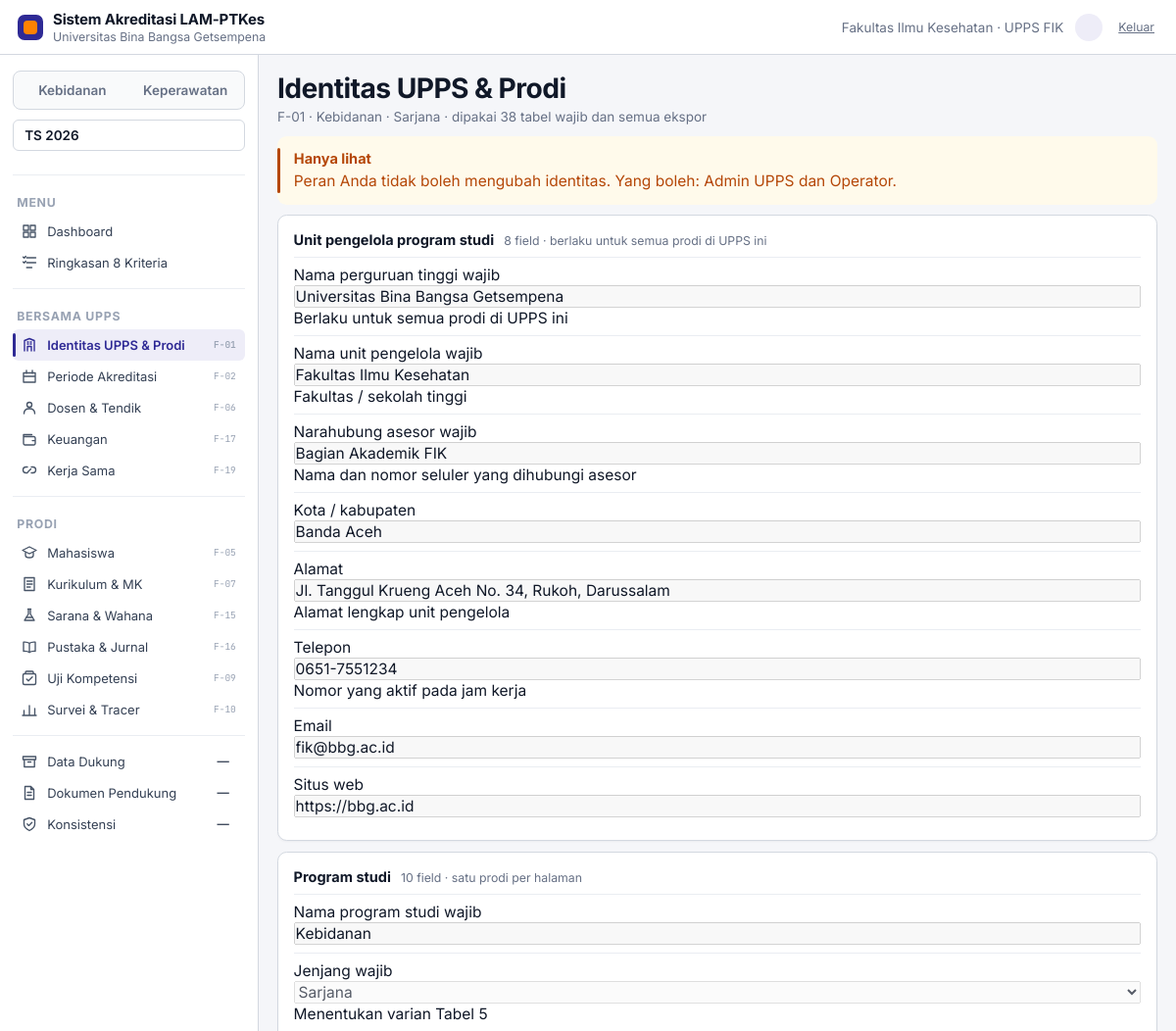
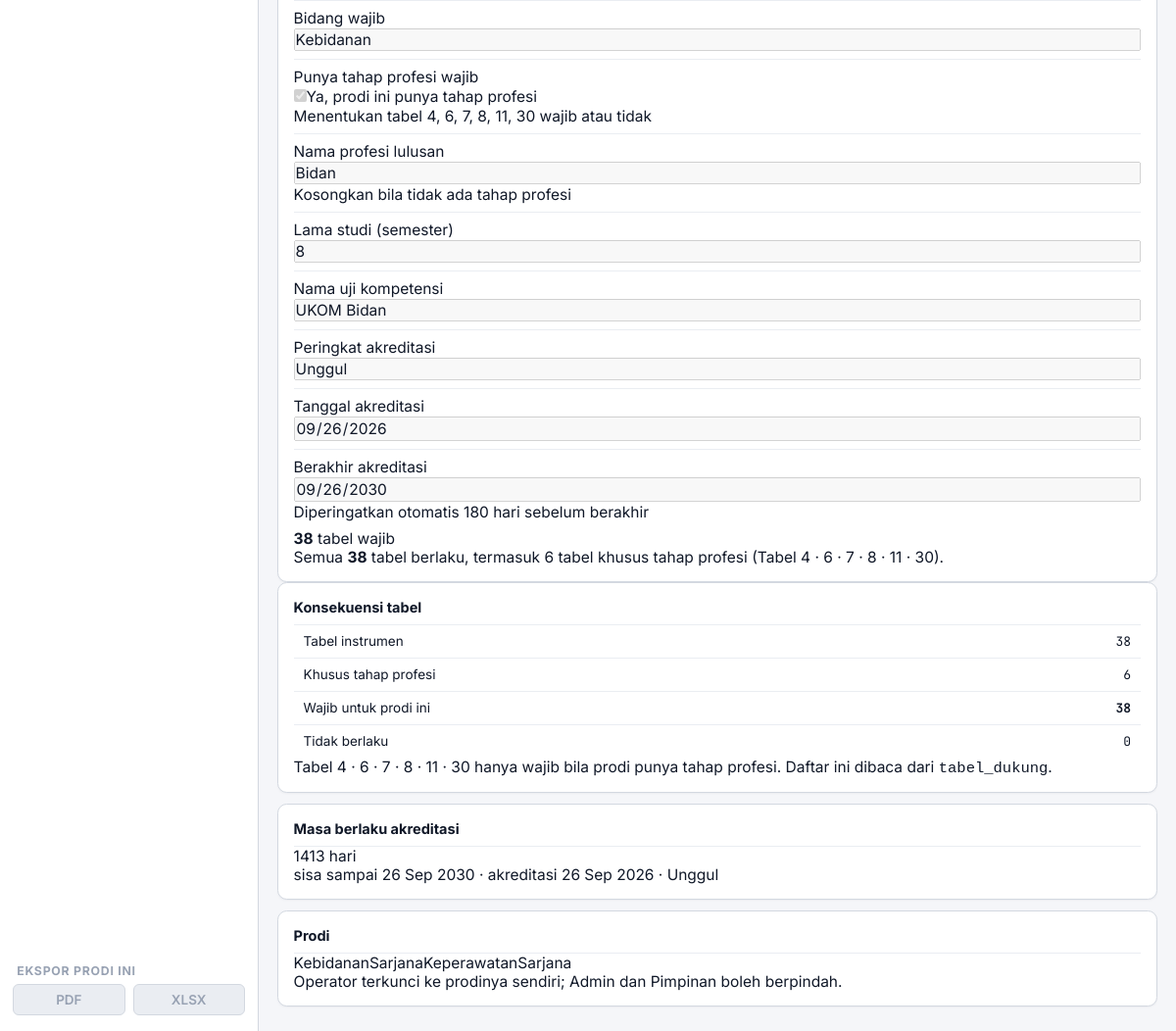
/modul/identitas/index.php, run on the app's committed database (2 pictures, top to bottom).
### tables this page shows
CREATE TABLE prodi (
  id                     INT UNSIGNED NOT NULL AUTO_INCREMENT,
  upps_id                INT UNSIGNED NOT NULL,
  nama_ps                VARCHAR(120) NOT NULL,
  jenjang                ENUM('D-III','Sarjana','Profesi','Sarjana Terapan','Magister','Spesialis') NOT NULL,
  bidang                 VARCHAR(80)  NOT NULL,
  punya_tahap_profesi    TINYINT(1)   NOT NULL DEFAULT 0,
  nama_profesi_lulusan   VARCHAR(80)  NULL,
  lama_studi_semester    TINYINT UNSIGNED NULL,
  nama_uji_kompetensi    VARCHAR(120) NULL,
  peringkat_akreditasi   VARCHAR(40)  NULL,
  tgl_akreditasi         DATE NULL,
  tgl_berakhir_akreditasi DATE NULL,
  aktif                  TINYINT(1) NOT NULL DEFAULT 1,
  dibuat                 DATETIME NOT NULL DEFAULT CURRENT_TIMESTAMP,
  diubah                 DATETIME NOT NULL DEFAULT CURRENT_TIMESTAMP ON UPDATE CURRENT_TIMESTAMP,
  PRIMARY KEY (id),
  UNIQUE KEY uq_prodi_nama (upps_id, nama_ps),
  CONSTRAINT fk_prodi_upps FOREIGN KEY (upps_id) REFERENCES upps(id)
);

CREATE TABLE upps (
  id            INT UNSIGNED NOT NULL AUTO_INCREMENT,
  nama_pt       VARCHAR(160) NOT NULL,
  nama_upps     VARCHAR(160) NOT NULL,
  alamat        VARCHAR(255) NULL,
  kota          VARCHAR(80)  NULL,
  telepon       VARCHAR(40)  NULL,
  email         VARCHAR(120) NULL,
  website       VARCHAR(120) NULL,
  narahubung    VARCHAR(120) NULL,
  dibuat        DATETIME NOT NULL DEFAULT CURRENT_TIMESTAMP,
  diubah        DATETIME NOT NULL DEFAULT CURRENT_TIMESTAMP ON UPDATE CURRENT_TIMESTAMP,
  PRIMARY KEY (id)
);

### web/modul/identitas/index.php (the view, shortened to what the rows shown need)
<?php
require_once __DIR__ . '/../../system/layout.php';
require_once __DIR__ . '/../../tampilan/kerangka/komponen.php';
require_once __DIR__ . '/bantu.php';
$P = prodi_terpilih();
$prodiId = (int) $P['id'];
$W = wajib_tabel($prodiId);
$bolehIsi = boleh('ISI');
$daftarProdi = q('SELECT id, nama_ps, jenjang FROM prodi WHERE aktif = 1 ORDER BY nama_ps');
$formUpps = kartu('Unit pengelola program studi',
    '<div class="fld-grid">'
    . implode('', array_map(fn($f) => kendali($f, $P[$f['kunci']] ?? '', $bolehIsi), spec_upps()))
    . '</div>',
    ['catatan' => count(spec_upps()) . ' field · berlaku untuk semua prodi di UPPS ini']);
$formProdi = kartu('Program studi',
    '<div class="fld-grid">'
    . implode('', array_map(fn($f) => kendali($f, $P[$f['kunci']] ?? '', $bolehIsi), spec_prodi()))
    . '</div>'
    . '<div class="kons" aria-live="polite"><div class="kons-angka"><b id="konsJumlah">' . e($W['wajib']) . '</b>'
    . ' tabel wajib</div><div class="kons-teks" id="konsTeks"></div></div>',
    ['catatan' => count(spec_prodi()) . ' field · satu prodi per halaman']);
$aksiSimpan = $bolehIsi
    ? '<div class="id-aksi"><button class="btn btn-primary" type="submit">Simpan identitas</button>'
      . '<span class="fn">Perubahan langsung memengaruhi rekap, label tahun, dan ekspor.</span></div>'
    : '';
$relKonsekuensi = kartu('Konsekuensi tabel',
    '<table class="tbl">'
    . '<tr><td>Tabel instrumen</td><td class="r num">' . e($W['total']) . '</td></tr>'
    . '<tr><td>Khusus tahap profesi</td><td class="r num">' . e(count($W['khusus'])) . '</td></tr>'
    . '<tr><td>Wajib untuk prodi ini</td><td class="r num"><b id="konsJumlah2">' . e($W['wajib']) . '</b></td></tr>'
    . '<tr><td>Tidak berlaku</td><td class="r num" id="konsNa">' . e($W['total'] - $W['wajib']) . '</td></tr>'
    . '</table>'
    . '<p class="fn">Tabel ' . e(implode(' · ', $W['khusus'])) . ' hanya wajib bila prodi punya tahap profesi.'
    . ' Daftar ini dibaca dari <code>tabel_dukung</code>.</p>');
$sisa = sisa_hari($P['tgl_berakhir_akreditasi']);
$relAkr = kartu('Masa berlaku akreditasi',
    $sisa === null
        ? '<p class="muted">Tanggal berakhir belum diisi.</p>'
        : '<p class="num id-besar ' . ($sisa < 0 ? 'bad' : ($sisa <= 180 ? 'warn' : '')) . '">'
          . e($sisa) . ' hari</p><p class="fn">sisa sampai ' . e(tgl($P['tgl_berakhir_akreditasi']))
          . ' · akreditasi ' . e(tgl($P['tgl_akreditasi']))
          . ' · ' . e($P['peringkat_akreditasi'] ?: 'peringkat belum diisi') . '</p>');
$tautanProdi = '';
foreach ($daftarProdi as $d) {
    $tautanProdi .= sprintf('<a class="pilih-prodi%s" href="%sindex.php?m=identitas&amp;p=%d">%s<span>%s</span></a>',
        (int) $d['id'] === $prodiId ? ' aktif' : '', e(BASE_URL), (int) $d['id'],
        e($d['nama_ps']), e($d['jenjang']));
}
$relProdi = kartu('Prodi', '<div class="daftar-prodi">' . $tautanProdi . '</div>'
    . '<p class="fn">Operator terkunci ke prodinya sendiri; Admin dan Pimpinan boleh berpindah.</p>');
?>
<form method="post" action="<?= e(BASE_URL) ?>index.php?m=identitas&amp;a=simpan&amp;p=<?= e($prodiId) ?>"
      id="formIdentitas" data-penuh="<?= e($W['penuh']) ?>" data-tanpa="<?= e($W['tanpa']) ?>"
      data-khusus="<?= e(implode(',', $W['khusus'])) ?>">
  <div class="id-grid">
    <div><?= $formUpps . $formProdi . $aksiSimpan ?></div>
    <aside><?= $relKonsekuensi . $relAkr . $relProdi ?></aside>
  </div>
</form>
<?php
$isi = ob_get_clean();
render('Identitas UPPS & Prodi', $isi, [
    'aktif' => 'identitas',
    'sub'   => sprintf('F-01 · %s · %s · dipakai %d tabel wajib dan semua ekspor',
        (string) $P['nama_ps'], (string) $P['jenjang'], $W['wajib']),
]);

### web/modul/identitas/bantu.php (shortened to what the rows shown need)
<?php
function wajib_tabel(int $prodiId): array
{
    $khusus = array_map('intval', array_column(
        q('SELECT nomor FROM tabel_dukung WHERE khusus_profesi = 1 ORDER BY nomor'), 'nomor'));
    $total = (int) qv('SELECT COUNT(*) FROM tabel_dukung', [], 0);
    $punya = (int) qv('SELECT punya_tahap_profesi FROM prodi WHERE id = ?', [$prodiId], 0) === 1;
    return [
        'total'  => $total,
        'khusus' => $khusus,
        'penuh'  => $total,
        'tanpa'  => $total - count($khusus),
        'wajib'  => $punya ? $total : $total - count($khusus),
    ];
}
function opsi_jenjang(): array
{
    $tipe = (string) qv(
        "SELECT COLUMN_TYPE FROM information_schema.COLUMNS
         WHERE TABLE_SCHEMA = DATABASE() AND TABLE_NAME = 'prodi' AND COLUMN_NAME = 'jenjang'",
        [], '');
    preg_match_all("/'([^']+)'/", $tipe, $m);
    return $cache = ($m[1] ?: ['Sarjana']);
}
function prodi_terpilih(): ?array
{
    $pid = prodi_aktif();
    if (!$pid) {
        $minta = (int) ($_GET['p'] ?? 0);
        $pid = (int) qv('SELECT id FROM prodi WHERE id = ? AND aktif = 1', [$minta], 0);
        if (!$pid) {
            $pid = (int) qv('SELECT id FROM prodi WHERE aktif = 1 ORDER BY id LIMIT 1', [], 0);
        }
    }
    return q1(
        'SELECT p.id, p.upps_id, p.nama_ps, p.jenjang, p.bidang, p.punya_tahap_profesi,
                p.nama_profesi_lulusan, p.lama_studi_semester, p.nama_uji_kompetensi,
                p.peringkat_akreditasi, p.tgl_akreditasi, p.tgl_berakhir_akreditasi,
                u.nama_pt, u.nama_upps, u.alamat, u.kota, u.telepon, u.email, u.website,
                u.narahubung
         FROM prodi p JOIN upps u ON u.id = p.upps_id
         WHERE p.id = ?', [$pid]);
}
function spec_upps(): array
{
    return [
        ['kunci' => 'nama_pt',    'label' => 'Nama perguruan tinggi', 'kendali' => 'text',  'wajib' => true,  'maks' => 160, 'catatan' => 'Berlaku untuk semua prodi di UPPS ini'],
        ['kunci' => 'nama_upps',  'label' => 'Nama unit pengelola',   'kendali' => 'text',  'wajib' => true,  'maks' => 160, 'catatan' => 'Fakultas / sekolah tinggi'],
        ['kunci' => 'narahubung', 'label' => 'Narahubung asesor',     'kendali' => 'text',  'wajib' => true,  'maks' => 120, 'catatan' => 'Nama dan nomor seluler yang dihubungi asesor'],
        ['kunci' => 'kota',       'label' => 'Kota / kabupaten',      'kendali' => 'text',  'wajib' => false, 'maks' => 80,  'catatan' => ''],
        ['kunci' => 'alamat',     'label' => 'Alamat',                'kendali' => 'text',  'wajib' => false, 'maks' => 255, 'catatan' => 'Alamat lengkap unit pengelola'],
        ['kunci' => 'telepon',    'label' => 'Telepon',               'kendali' => 'tel',   'wajib' => false, 'maks' => 40,  'catatan' => 'Nomor yang aktif pada jam kerja'],
        ['kunci' => 'email',      'label' => 'Email',                 'kendali' => 'email', 'wajib' => false, 'maks' => 120, 'catatan' => ''],
        ['kunci' => 'website',    'label' => 'Situs web',             'kendali' => 'text',  'wajib' => false, 'maks' => 120, 'catatan' => ''],
    ];
}
function spec_prodi(): array
{
    return [
        ['kunci' => 'nama_ps',                 'label' => 'Nama program studi',    'kendali' => 'text',   'wajib' => true,  'maks' => 120, 'catatan' => ''],
        ['kunci' => 'jenjang',                 'label' => 'Jenjang',               'kendali' => 'select', 'wajib' => true,  'maks' => 20,  'catatan' => 'Menentukan varian Tabel 5'],
        ['kunci' => 'bidang',                  'label' => 'Bidang',                'kendali' => 'text',   'wajib' => true,  'maks' => 80,  'catatan' => ''],
        ['kunci' => 'punya_tahap_profesi',     'label' => 'Punya tahap profesi',   'kendali' => 'flag',   'wajib' => true,  'maks' => 1,   'catatan' => 'Menentukan tabel 4, 6, 7, 8, 11, 30 wajib atau tidak'],
        ['kunci' => 'nama_profesi_lulusan',    'label' => 'Nama profesi lulusan',  'kendali' => 'text',   'wajib' => false, 'maks' => 80,  'catatan' => 'Kosongkan bila tidak ada tahap profesi'],
        ['kunci' => 'lama_studi_semester',     'label' => 'Lama studi (semester)', 'kendali' => 'number', 'wajib' => false, 'maks' => 2,   'catatan' => ''],
        ['kunci' => 'nama_uji_kompetensi',     'label' => 'Nama uji kompetensi',   'kendali' => 'text',   'wajib' => false, 'maks' => 120, 'catatan' => ''],
        ['kunci' => 'peringkat_akreditasi',    'label' => 'Peringkat akreditasi',  'kendali' => 'text',   'wajib' => false, 'maks' => 40,  'catatan' => ''],
        ['kunci' => 'tgl_akreditasi',          'label' => 'Tanggal akreditasi',    'kendali' => 'date',   'wajib' => false, 'maks' => 10,  'catatan' => ''],
        ['kunci' => 'tgl_berakhir_akreditasi', 'label' => 'Berakhir akreditasi',   'kendali' => 'date',   'wajib' => false, 'maks' => 10,  'catatan' => 'Diperingatkan otomatis 180 hari sebelum berakhir'],
    ];
}
function sisa_hari(?string $iso): ?int
{
    $t = strtotime($iso);
    return (int) floor(($t - strtotime(date('Y-m-d'))) / 86400);
}
function kendali(array $f, mixed $nilai, bool $boleh): string
{
    $id = 'f_' . $f['kunci'];
    $v = (string) ($nilai ?? '');
    $wajib = $f['wajib'] ? ' required' : '';
    $mati = $boleh ? '' : ' disabled';
    if ($f['kendali'] === 'select') {
        $o = '';
        foreach (opsi_jenjang() as $j) {
            $o .= sprintf('<option value="%s"%s>%s</option>', e($j), $j === $v ? ' selected' : '', e($j));
        }
        $isi = sprintf('<select id="%s" name="%s"%s%s>%s</select>', $id, e($f['kunci']), $wajib, $mati, $o);
    } elseif ($f['kendali'] === 'flag') {
        $isi = '<span class="flag"><input type="hidden" name="' . e($f['kunci']) . '" value="0">'
            . '<input type="checkbox" id="' . $id . '" name="' . e($f['kunci']) . '" value="1"'
            . ((int) $v === 1 ? ' checked' : '') . $mati . '>'
            . '<label for="' . $id . '">Ya, prodi ini punya tahap profesi</label></span>';
    } else {
        $tipe = in_array($f['kendali'], ['email', 'date', 'tel', 'number'], true) ? $f['kendali'] : 'text';
        $extra = $tipe === 'number' ? ' min="1" max="14" step="1" inputmode="numeric"' : '';
        $isi = sprintf('<input type="%s" id="%s" name="%s" value="%s" maxlength="%d"%s%s%s>',
            $tipe, $id, e($f['kunci']), e($v), $f['maks'], $wajib, $extra, $mati);
    }
    return '<div class="fld"><label for="' . $id . '">' . e($f['label'])
        . ($f['wajib'] ? ' <span class="req">wajib</span>' : '') . '</label>' . $isi
        . ($f['catatan'] !== '' ? '<div class="fn">' . e($f['catatan']) . '</div>' : '') . '</div>';
}

### web/system/layout.php (shortened to what the rows shown need)
<?php
require_once __DIR__ . '/view.php';
function render(string $judul, string $isi, array $opsi = []): void
{
    ?><!DOCTYPE html>
<html lang="id">
<head>
<link rel="stylesheet" href="<?= e(BASE_URL) ?>assets/css/app.css?v=1">
<link rel="stylesheet" href="<?= e(BASE_URL) ?>assets/css/anim.css?v=1">
</head>
<body>
<aside class="sidebar" id="sidebar" aria-label="Navigasi utama">
  <div class="switch">
    <?php foreach (semua_prodi() as $p): ?>
      <button data-prodi="<?= (int) $p['id'] ?>" aria-pressed="<?= (int) $p['id'] === prodi_aktif() ? 'true' : 'false' ?>"><?= e($p['nama_ps']) ?></button>
    <?php endforeach; ?>
  </div>
</aside>
<main class="main">
  <div class="page-head">
    <div>
      <h1><?= e($judul) ?></h1>
    </div>
  </div>
  <?= $isi ?>
</main>
</body>
</html><?php
}
function semua_prodi(): array
{
    return q('SELECT id, nama_ps FROM prodi WHERE aktif = 1 ORDER BY id');
}

### data on the page
prodi: nama_ps "Kebidanan", nama_pt "Universitas Bina Bangsa Getsempena", nama_upps "Fakultas Ilmu Kesehatan", narahubung "Bagian Akademik FIK", kota "Banda Aceh", alamat "Jl. Tanggul Krueng Aceh No. 34, Rukoh, Darussalam", telepon "0651-7551234", email "fik@bbg.ac.id", website "https://bbg.ac.id", bidang "Kebidanan", nama_profesi_lulusan "Bidan", nama_uji_kompetensi "UKOM Bidan", peringkat_akreditasi "Unggul", tgl_akreditasi "09/26/2026", tgl_berakhir_akreditasi "09/26/2030", jenjang "Sarjana"
prodi: nama_ps "Keperawatan", jenjang "Sarjana"

### other printed values
tahun_ts() "2026"
$grup['kelompok'] "MENU"
$nama "Dashboard"
$nama "Ringkasan 8 Kriteria"
$grup['kelompok'] "BERSAMA UPPS"
$nama "Identitas UPPS & Prodi"
$fitur "F-01"
$nama "Periode Akreditasi"
$fitur "F-02"
$nama "Dosen & Tendik"
$fitur "F-06"
$nama "Keuangan"
$fitur "F-17"
$nama "Kerja Sama"
$fitur "F-19"
